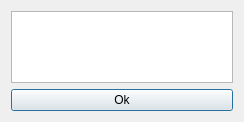
<?xml version="1.0" encoding="UTF-8"?>
<ui version="4.0">
 <class>error_popup_window</class>
 <widget class="QDialog" name="error_popup_window">
  <property name="geometry">
   <rect>
    <x>0</x>
    <y>0</y>
    <width>244</width>
    <height>122</height>
   </rect>
  </property>
  <property name="windowTitle">
   <string>Dialog</string>
  </property>
  <layout class="QGridLayout" name="gridLayout">
   <item row="0" column="0">
    <layout class="QVBoxLayout" name="verticalLayout">
     <item>
      <widget class="QTextBrowser" name="textBrowser"/>
     </item>
     <item>
      <widget class="QPushButton" name="pushButton">
       <property name="text">
        <string>Ok</string>
       </property>
      </widget>
     </item>
    </layout>
   </item>
  </layout>
 </widget>
 <resources/>
 <connections/>
</ui>
